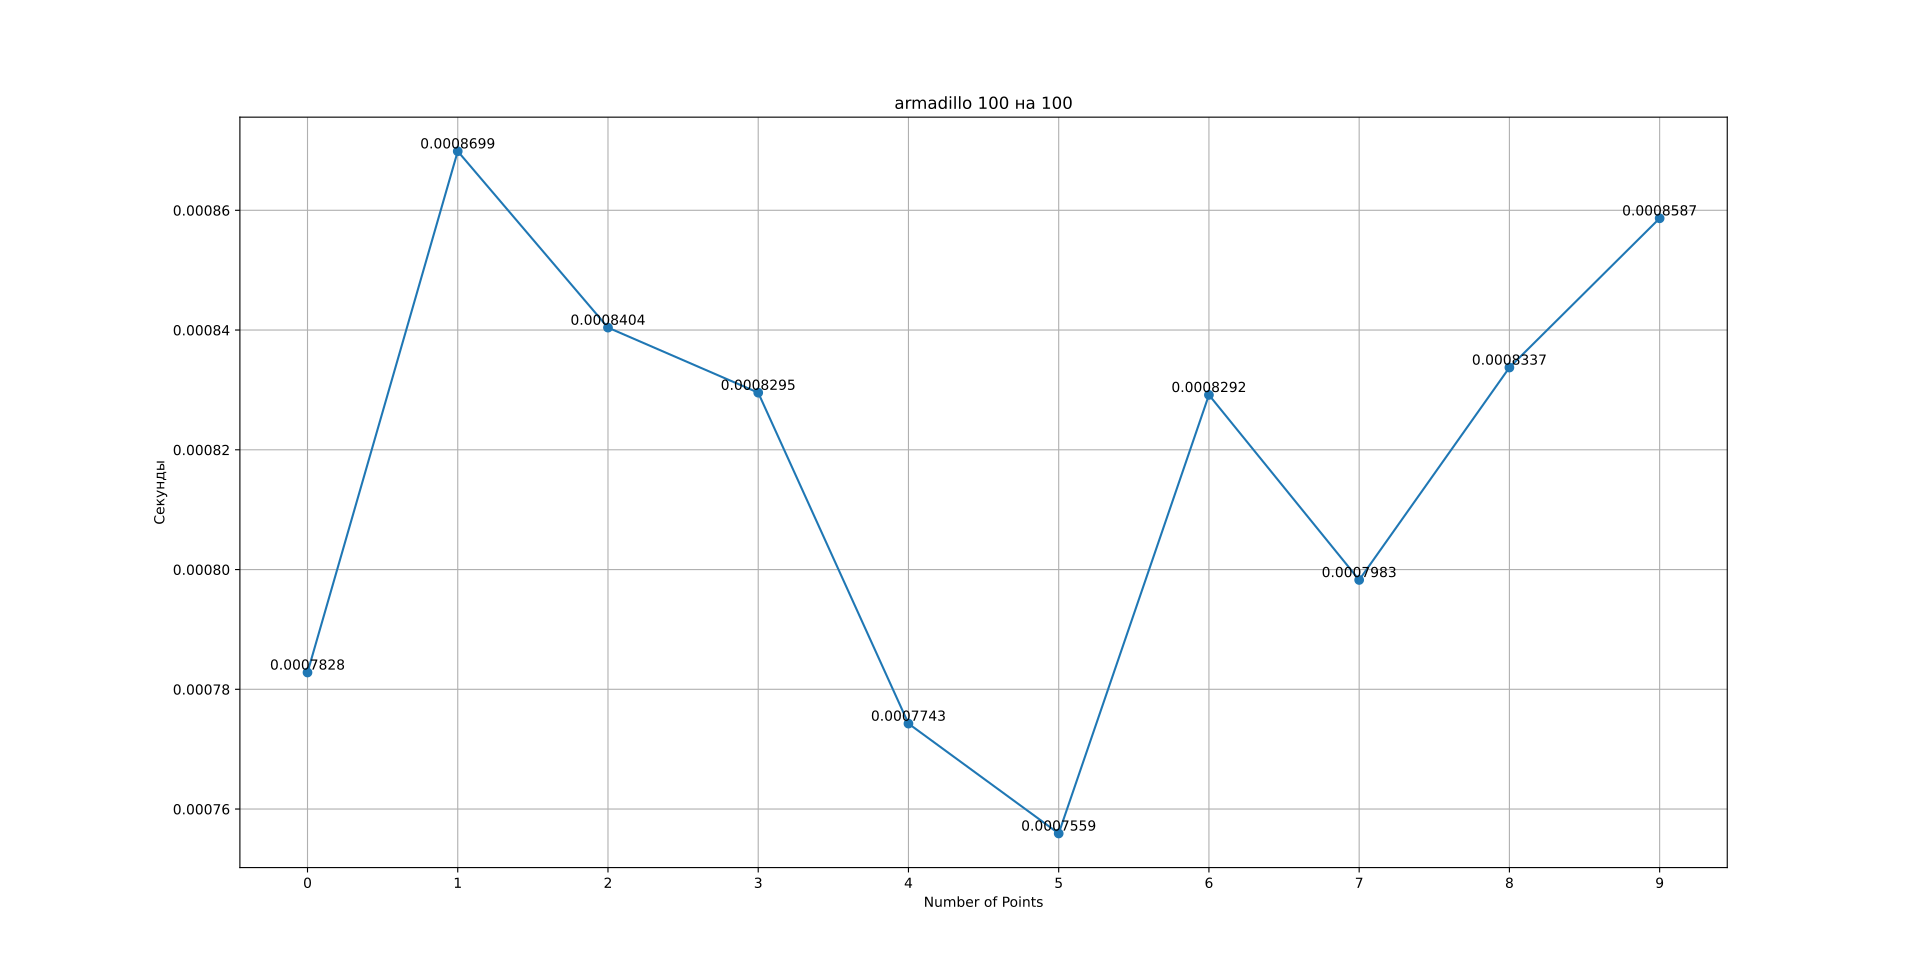

This figure's Python source:
import matplotlib.pyplot as plt
import numpy as np

# Данные для построения графика
values = [0.000782807, 0.000869859, 0.000840406, 0.000829538, 0.000774271, 
          0.000755921, 0.000829167, 0.000798261, 0.000833738, 0.000858666]

# Создание массива индексов для оси X
indices = np.arange(len(values))

# Создание графика
fig, ax = plt.subplots()
ax.plot(indices, values, marker='o')

# Настройка графика
ax.set(xlabel='Number of Points', ylabel='Секунды',
       title='armadillo 100 на 100')
ax.grid()

# Установка значений на оси X
ax.set_xticks(indices)

# Добавление подписей к точкам
for i, value in zip(indices, values):
    ax.text(i, value, f'{value:.7f}', ha='center', va='bottom')

# Сохранение графика в файл
fig.savefig("values_plot.png")

# Отображение графика
plt.show()
